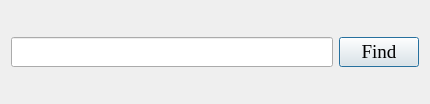
<?xml version="1.0" encoding="UTF-8"?>
<ui version="4.0">
 <class>findDialog</class>
 <widget class="QDialog" name="findDialog">
  <property name="geometry">
   <rect>
    <x>0</x>
    <y>0</y>
    <width>430</width>
    <height>104</height>
   </rect>
  </property>
  <property name="windowTitle">
   <string>Dialog</string>
  </property>
  <layout class="QHBoxLayout" name="horizontalLayout">
   <item>
    <widget class="QLineEdit" name="lineEdit">
     <property name="font">
      <font>
       <family>Times New Roman</family>
       <pointsize>14</pointsize>
      </font>
     </property>
    </widget>
   </item>
   <item>
    <widget class="QPushButton" name="findButton">
     <property name="font">
      <font>
       <family>Times New Roman</family>
       <pointsize>14</pointsize>
      </font>
     </property>
     <property name="text">
      <string>Find</string>
     </property>
    </widget>
   </item>
  </layout>
 </widget>
 <resources/>
 <connections/>
</ui>
